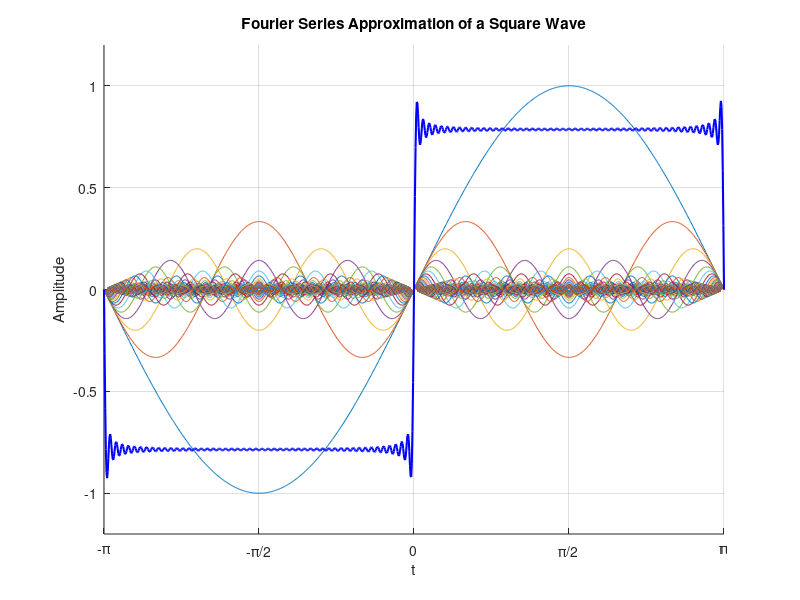

Write the MATLAB code that produced this figure. (Note: this script raises an error after producing the figure.)
%% ECE 210 - Assignment 05: Corrected Code with Explanations
% This script addresses the problems from Assignment 05, incorporating
% corrections based on common practices and the provided solution key.

% Housekeeping commands (Good practice to include at the start) [cite: 1]
clc;     % Clears the command window
clear;   % Removes all variables from the workspace
close all; % Closes all open figure windows

%% Problem 1: Square Wave Approximation (Superimposed)

% Define the time vector t [cite: 9]
t = linspace(-pi, pi, 1000);

% Define the number of terms (n goes from 0 to 50, so 51 terms total)
num_terms = 51; % Using a variable instead of a magic number (like 50 directly) is clearer.
n_indices = 0:(num_terms-1); % Indices from 0 to 50

% Calculate a_n vectorially (More efficient than a loop in MATLAB) [cite: 1, 2]
% Original approach used a loop[cite: 9]. Vectorization is preferred.
a_n = (2 * n_indices + 1)'; % Column vector of coefficients (2n+1)

% Calculate components vectorially
% Each row of 's_components' corresponds to sin(a_n*t)/a_n for one a_n
s_components = sin(a_n .* t) ./ a_n; % [cite: 2] Uses element-wise operations (.* and ./)

% Calculate the approximated square wave by summing the components [cite: 2]
% The sum is taken column-wise (summing contributions for each t)
s_approx = sum(s_components, 1); % Sum across the first dimension (rows)

% --- Plotting Problem 1 ---
figure; % Create a new figure window [cite: 20]
hold on; % Retain plots on the same axes [cite: 27, 28]

% Plot the individual components first (optional: adjust color/style)
% Original used light gray[cite: 9, 12], which can be hard to see. Plotting all at once.
plot(t, s_components); % Plot all components [cite: 3]

% Plot the final approximation (sum) on top
plot(t, s_approx, 'b', 'LineWidth', 1.5); % Make the sum line more prominent [cite: 9]

% --- Plot Customization (as required by assignment [cite: 41]) ---
title('Fourier Series Approximation of a Square Wave'); % [cite: 3]
xlabel('t'); % [cite: 3]
ylabel('Amplitude'); % [cite: 9]

% Set x-axis limits and ticks [cite: 3, 9]
xlim([-pi, pi]); % [cite: 3]
xticks([-pi, -pi/2, 0, pi/2, pi]); % [cite: 3]
xticklabels({'-\pi', '-\pi/2', '0', '\pi/2', '\pi'}); % [cite: 3]

% Set y-axis limits
% Original used [-1.5, 1.5][cite: 9]. The theoretical square wave is [-1, 1].
% While Gibbs phenomenon causes overshoot, [-1, 1] is often preferred
% for visualizing the ideal range, as in the solution key[cite: 4].
% Let's use a slightly larger range to capture Gibbs, but tighter than original.
ylim([-1.2, 1.2]); % A compromise reflecting the signal's nature.

grid on; % [cite: 9] Add grid lines for readability
hold off; % Release the figure hold

%% Problem 2: Square Wave Approximation (Subplots) [cite: 42]

figure; % Create a new figure for the subplots

% Use sgtitle for the overall figure title [cite: 43]
sgtitle('Square Wave Approximation and Components'); % [cite: 5, 11]

% --- Subplot 1: Approximation ---
% Original used subplot(2, 1, 1)[cite: 9]. Solution used subplot(1, 2, 1)[cite: 5].
% Using 1 row, 2 columns (side-by-side) often makes comparison easier.
subplot(1, 2, 1); % 1 row, 2 columns, first plot [cite: 5]
plot(t, s_approx, 'b'); % Plot the sum calculated earlier (reuse variables!)
title('Approximation'); % [cite: 5, 9]
xlabel('t'); % [cite: 5]
ylabel('Amplitude');
xlim([-pi, pi]); % [cite: 5, 11]
xticks([-pi, -pi/2, 0, pi/2, pi]); % [cite: 5]
xticklabels({'-\pi', '-\pi/2', '0', '\pi/2', '\pi'}); % [cite: 5]
% Match ylim from Problem 1 for consistency
ylim([-1.2, 1.2]); % Consistent y-limits
grid on; % [cite: 11]

% --- Subplot 2: Components ---
subplot(1, 2, 2); % 1 row, 2 columns, second plot [cite: 6]
% Original recalculated components here using a loop[cite: 11, 12]. Reuse the calculation!
plot(t, s_components); % Plot all components calculated earlier [cite: 6]
title('Components'); % [cite: 6, 11]
xlabel('t'); % [cite: 6]
ylabel('Amplitude');
xlim([-pi, pi]); % [cite: 6, 11]
xticks([-pi, -pi/2, 0, pi/2, pi]); % [cite: 6]
xticklabels({'-\pi', '-\pi/2', '0', '\pi/2', '\pi'}); % [cite: 6]
% Match ylim from Problem 1 for consistency
ylim([-1.2, 1.2]); % Consistent y-limits [cf. cite: 6 uses [-1,1], cite: 11 uses [-1.5,1.5]]
grid on; % [cite: 11]

%% Problem 3: Surface Plot [cite: 43]

% Define the grid resolution (Original used 100[cite: 13], solution used 64 [cite: 7])
% Using 100 provides a smoother plot.
n_points = 100;
axis_range = linspace(-2*pi, 2*pi, n_points); % [cite: 13]

% Create the meshgrid [cite: 35, 13]
[X, Y] = meshgrid(axis_range, axis_range);

% Calculate Z
% ***** MAJOR CORRECTION *****
% Original code used: z = x.*sin(x) - y.*cos(y); [cite: 13]
% This is incorrect! It uses the original vectors 'x' and 'y' (if they existed
% with those names, here 'axis_range') instead of the grid matrices 'X' and 'Y'.
% The function must be evaluated at each point (X, Y) on the grid. [cite: 36]
Z = X .* sin(X) - Y .* cos(Y); % Use X and Y matrices! [cite: 7]

% --- Plotting Problem 3 ---
figure; % New figure
surf(X, Y, Z); % Create the surface plot [cite: 37, 13, 7]

% --- Visualization Enhancements (Good practice, kept from original [cite: 13]) ---
shading interp; % Smooths the colors on the surface [cite: 13]
colorbar; % Adds a color scale bar [cite: 13]
title('Surface: z = x sin(x) - y cos(y)'); % [cite: 13]
xlabel('x'); % [cite: 13]
ylabel('y'); % [cite: 13]
zlabel('z'); % [cite: 13]
axis tight; % Adjust axes to fit the data range

%% Extra: MATLAB Logo [cite: 43]
% This was optional extra credit. Your solution was correct. [cite: 14]

figure; % New figure
membrane; % Built-in function to plot the MATLAB L-shaped membrane [cite: 14]
title('MATLAB Logo (Extra Credit)'); % [cite: 14]
axis tight;